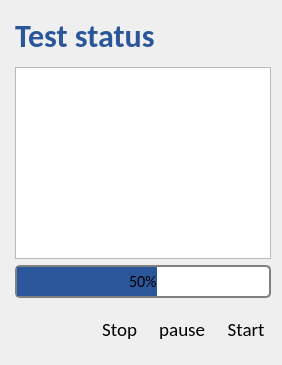
         <widget class="QWidget" name="page_running">
          <layout class="QGridLayout" name="gridLayout_23">
           <property name="leftMargin">
            <number>15</number>
           </property>
           <item row="0" column="0">
            <layout class="QGridLayout" name="gridLayout_21">
             <item row="2" column="0">
              <widget class="QProgressBar" name="progressBar">
               <property name="font">
                <font>
                 <family>Calibri</family>
                 <pointsize>12</pointsize>
                </font>
               </property>
               <property name="styleSheet">
                <string notr="true">QProgressBar {
    border: 2px solid grey;
    border-radius: 5px;
	text-align: center;
}

QProgressBar::chunk {
    background-color: rgb(43, 87, 154);
    width: 20px;
}</string>
               </property>
               <property name="value">
                <number>50</number>
               </property>
              </widget>
             </item>
             <item row="0" column="0">
              <widget class="QLabel" name="label_Test_3">
               <property name="minimumSize">
                <size>
                 <width>0</width>
                 <height>50</height>
                </size>
               </property>
               <property name="maximumSize">
                <size>
                 <width>16777215</width>
                 <height>50</height>
                </size>
               </property>
               <property name="font">
                <font>
                 <family>Calibri</family>
                 <pointsize>24</pointsize>
                 <weight>75</weight>
                 <italic>false</italic>
                 <bold>true</bold>
                </font>
               </property>
               <property name="styleSheet">
                <string notr="true">color: rgb(43, 87, 154);</string>
               </property>
               <property name="text">
                <string>Test status</string>
               </property>
              </widget>
             </item>
             <item row="3" column="0">
              <layout class="QGridLayout" name="gridLayout_22">
               <item row="0" column="5">
                <widget class="QToolButton" name="toolButton_start">
                 <property name="minimumSize">
                  <size>
                   <width>0</width>
                   <height>50</height>
                  </size>
                 </property>
                 <property name="maximumSize">
                  <size>
                   <width>100</width>
                   <height>50</height>
                  </size>
                 </property>
                 <property name="font">
                  <font>
                   <family>Calibri</family>
                   <pointsize>14</pointsize>
                   <weight>50</weight>
                   <italic>false</italic>
                   <bold>false</bold>
                  </font>
                 </property>
                 <property name="styleSheet">
                  <string notr="true">border: none;</string>
                 </property>
                 <property name="text">
                  <string> Start</string>
                 </property>
                 <property name="icon">
                  <iconset>
                   <normaloff>../../../play-button.png</normaloff>../../../play-button.png</iconset>
                 </property>
                 <property name="iconSize">
                  <size>
                   <width>24</width>
                   <height>24</height>
                  </size>
                 </property>
                 <property name="toolButtonStyle">
                  <enum>Qt::ToolButtonTextBesideIcon</enum>
                 </property>
                </widget>
               </item>
               <item row="0" column="4">
                <widget class="QToolButton" name="toolButton_pause">
                 <property name="minimumSize">
                  <size>
                   <width>0</width>
                   <height>50</height>
                  </size>
                 </property>
                 <property name="maximumSize">
                  <size>
                   <width>100</width>
                   <height>50</height>
                  </size>
                 </property>
                 <property name="font">
                  <font>
                   <family>Calibri</family>
                   <pointsize>14</pointsize>
                   <weight>50</weight>
                   <italic>false</italic>
                   <bold>false</bold>
                  </font>
                 </property>
                 <property name="styleSheet">
                  <string notr="true">border: none;</string>
                 </property>
                 <property name="text">
                  <string> pause</string>
                 </property>
                 <property name="icon">
                  <iconset>
                   <normaloff>../../../pause.png</normaloff>../../../pause.png</iconset>
                 </property>
                 <property name="iconSize">
                  <size>
                   <width>24</width>
                   <height>24</height>
                  </size>
                 </property>
                 <property name="toolButtonStyle">
                  <enum>Qt::ToolButtonTextBesideIcon</enum>
                 </property>
                </widget>
               </item>
               <item row="0" column="2">
                <widget class="QToolButton" name="toolButton_stop">
                 <property name="minimumSize">
                  <size>
                   <width>0</width>
                   <height>50</height>
                  </size>
                 </property>
                 <property name="maximumSize">
                  <size>
                   <width>100</width>
                   <height>50</height>
                  </size>
                 </property>
                 <property name="font">
                  <font>
                   <family>Calibri</family>
                   <pointsize>14</pointsize>
                   <weight>50</weight>
                   <italic>false</italic>
                   <bold>false</bold>
                  </font>
                 </property>
                 <property name="styleSheet">
                  <string notr="true">border: none;</string>
                 </property>
                 <property name="text">
                  <string> Stop</string>
                 </property>
                 <property name="icon">
                  <iconset>
                   <normaloff>../../../stop.png</normaloff>../../../stop.png</iconset>
                 </property>
                 <property name="iconSize">
                  <size>
                   <width>24</width>
                   <height>24</height>
                  </size>
                 </property>
                 <property name="toolButtonStyle">
                  <enum>Qt::ToolButtonTextBesideIcon</enum>
                 </property>
                </widget>
               </item>
               <item row="0" column="1">
                <widget class="QLabel" name="label_36">
                 <property name="text">
                  <string/>
                 </property>
                </widget>
               </item>
               <item row="0" column="0">
                <widget class="QToolButton" name="toolButton_setting_2">
                 <property name="minimumSize">
                  <size>
                   <width>50</width>
                   <height>50</height>
                  </size>
                 </property>
                 <property name="maximumSize">
                  <size>
                   <width>50</width>
                   <height>50</height>
                  </size>
                 </property>
                 <property name="font">
                  <font>
                   <family>Calibri</family>
                  </font>
                 </property>
                 <property name="styleSheet">
                  <string notr="true">border:none;</string>
                 </property>
                 <property name="text">
                  <string/>
                 </property>
                 <property name="icon">
                  <iconset>
                   <normaloff>../../../gear.png</normaloff>../../../gear.png</iconset>
                 </property>
                 <property name="iconSize">
                  <size>
                   <width>24</width>
                   <height>24</height>
                  </size>
                 </property>
                 <property name="toolButtonStyle">
                  <enum>Qt::ToolButtonIconOnly</enum>
                 </property>
                </widget>
               </item>
              </layout>
             </item>
             <item row="1" column="0">
              <widget class="QTextBrowser" name="textBrowser">
               <property name="font">
                <font>
                 <family>Calibri</family>
                 <pointsize>12</pointsize>
                </font>
               </property>
              </widget>
             </item>
            </layout>
           </item>
          </layout>
         </widget>
